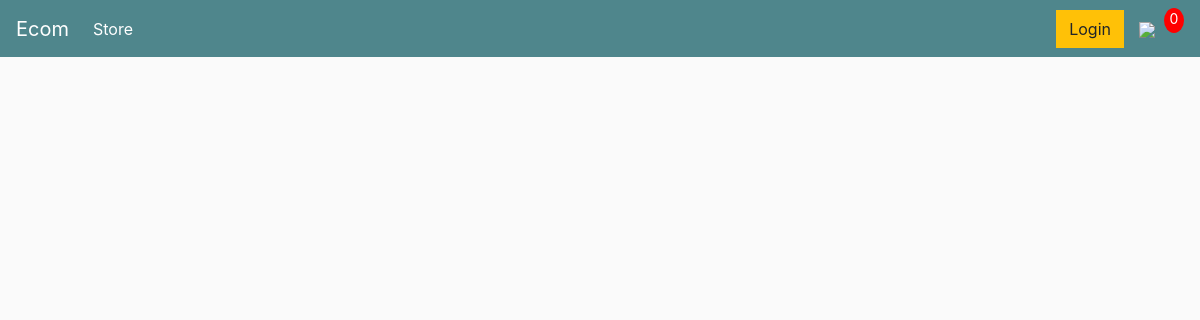
Before: / with the older database file.
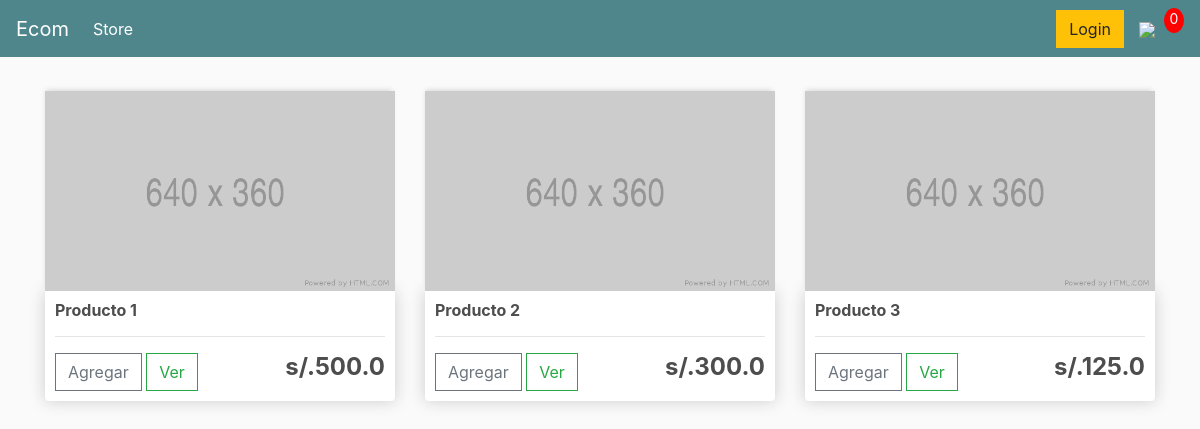
After: the same page with the newer database file.
### store/models.py (models this page shows, shortened)
class Product(models.Model):
	name = models.CharField(max_length=200)
	price = models.FloatField()
	digital = models.BooleanField(default=False,null=True, blank=True)

### store/views.py (the view)
# urls.py: path('', include('store.urls')),
def store(request):
	products = Product.objects.all()
	context = {'products':products}
	return render(request, 'store/store.html', context)

### store/templates/store/store.html
{% extends 'store/main.html' %}
{% load static %}
{% block content %}
	<div class="row">
		{% for product in products %}
		<div class="col-lg-4">
			<img class="thumbnail" src="{% static 'images/placeholder.png' %}">
			<div class="box-element product">
				<h6><strong>{{product.name}}</strong></h6>
				<hr>
				<button  class="btn btn-outline-secondary add-btn">Agregar</button>
				<a class="btn btn-outline-success" href="#">Ver</a>
				<h4 style="display: inline-block; float: right"><strong>s/.{{product.price}}</strong></h4>
			</div>
		</div>
		{% endfor %}
	</div>
{% endblock content %}

### store/templates/store/main.html (shortened to what this page needs)
<!DOCTYPE html>
{% load static %}
<html>
<head>
	<link rel="stylesheet" href="https://stackpath.bootstrapcdn.com/bootstrap/4.4.1/css/bootstrap.min.css">
	<link rel="stylesheet" type="text/css" href="{% static 'css/main.css' %}">
</head>
<body>
	<nav class="navbar navbar-expand-lg navbar-dark bg-dark">
	  <a class="navbar-brand" href="{% url 'store' %}">Ecom</a>
	  <div class="collapse navbar-collapse" id="navbarSupportedContent">
	    <ul class="navbar-nav mr-auto">
	      <li class="nav-item active">
	        <a class="nav-link" href="{% url 'store' %}">Store <span class="sr-only">(current)</span></a>
	      </li>
	    </ul>
	    <div class="form-inline my-2 my-lg-0">
	     	<a href="#"class="btn btn-warning">Login</a>
	     	<a href="{% url 'cart' %}">
	    		<img  id="cart-icon" src="{% static 'images/cart.png' %}">
	    	</a>
	    	<p id="cart-total">0</p>
	    </div>
	  </div>
	</nav>
     <div class="container">
            <br>
            {% block content %}
            {% endblock content %}
         </div>
</body>
</html>

### static/css/main.css (style rules this page uses)
body { background-color: hsl(0, 0%, 98%); }
h1,h2,h3,h4,h5,h6 { color:hsl(0, 0%, 30%); }
.box-element { box-shadow:hsl(0, 0%, 80%) 0 0 16px; background-color: #fff; border-radius: 4px; padding: 10px; }
.thumbnail { width: 100%; height: 200px; -webkit-box-shadow: -1px -3px 5px -2px rgba(214,214,214,1); -moz-box-shadow: -1px -3px 5px -2px rgba(214,214,214,1); box-shadow: -1px -3px 5px -2px rgba(214,214,214,1); }
.product { border-radius: 0 0 4px 4px; }
.bg-dark { background-color: #4f868c!important; }
#cart-icon { width:25px; display: inline-block; margin-left: 15px; }
#cart-total { display: block; text-align: center; color:#fff; background-color: red; width: 20px; height: 25px; border-radius: 50%; font-size: 14px; }
.col-lg-4, .col-lg-6, .col-lg-8, .col-lg-12 { margin-top: 10px; }
.btn { border-radius: 0; }

Changed rows visible on the page:
added Product: name "Producto 1", price "500.0"
added Product: name "Producto 2", price "300.0"
added Product: name "Producto 3", price "125.0"
